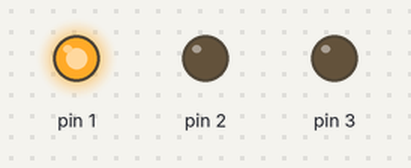
Simulated run of this sketch. Board: Arduino Uno, built with avr-gcc and run on an emulated ATmega328P. Shown: output pins drawn as LEDs (lit = HIGH).

Above: at 1.5 s.
At 3.5 s:
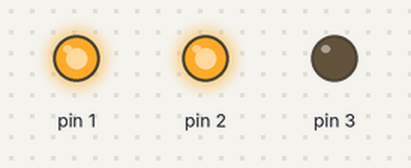
At 5.5 s:
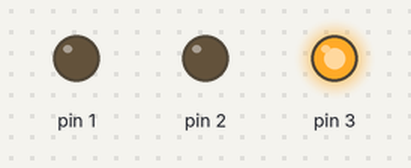
At 7.5 s:
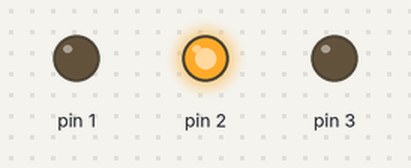
Timing chart, 0 to 10.4 s (numbered marks = the images above):
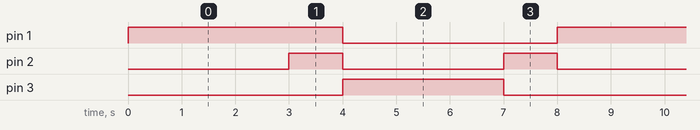

Measured:
- by itself, pin 1: alternates HIGH for 4.0 s and LOW for 4.0 s
- by itself, pin 2: alternates HIGH for 1.0 s and LOW for 3.0 s
- by itself, pin 3: alternates HIGH for 3.0 s and LOW for 5.0 s

The sketch:

semafor.ino
```cpp
void setup() {
  // put your setup code here, to run once:
pinMode (1, OUTPUT);
pinMode (2, OUTPUT);
pinMode (3, OUTPUT);
}

void loop() {
  // put your main code here, to run repeatedly:
  // crveno 1
  // zuto 2
  // zeleno 3
digitalWrite (1, HIGH);
digitalWrite (2, LOW);
digitalWrite (3, LOW);
delay (3000);
digitalWrite (1, HIGH);
digitalWrite (2, HIGH);
digitalWrite (3, LOW);
delay (1000);
digitalWrite (1, LOW);
digitalWrite (2, LOW);
digitalWrite (3, HIGH);
delay (3000);
digitalWrite (1, LOW);
digitalWrite (2, HIGH);
digitalWrite (3, LOW);
delay (1000);
}
```
